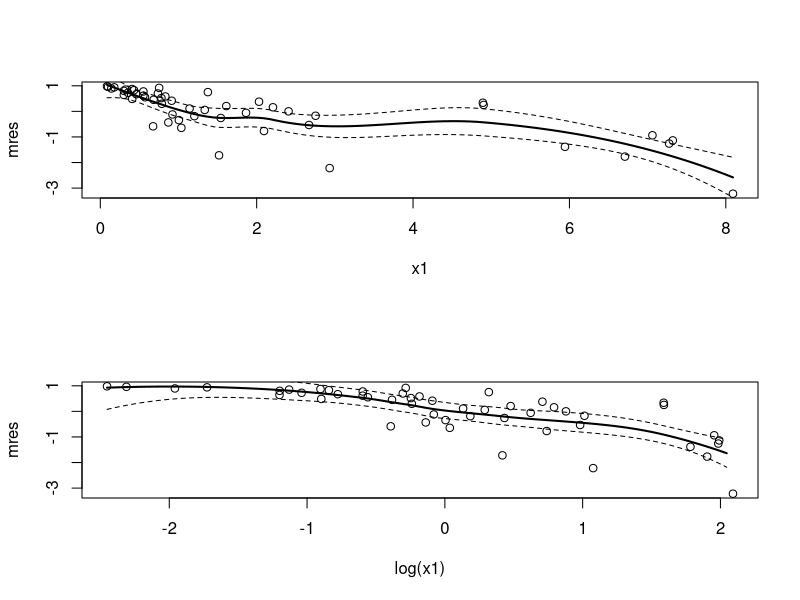
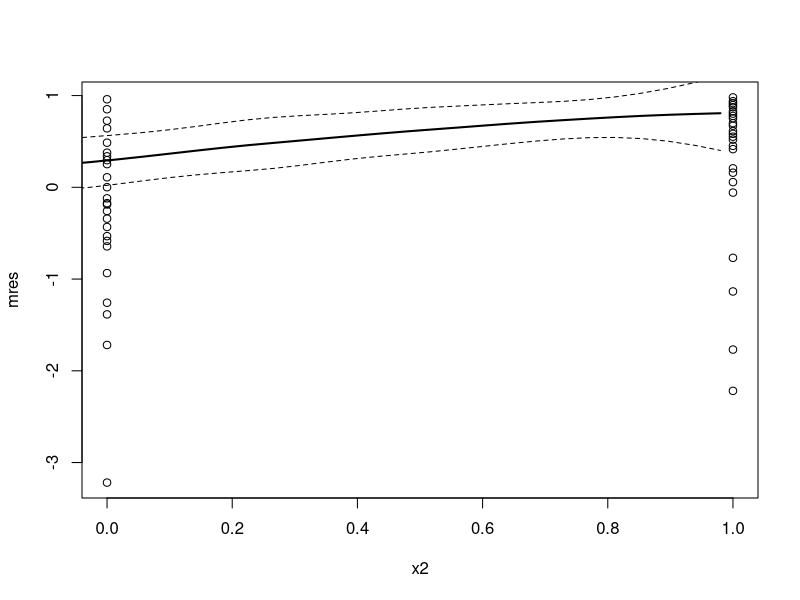
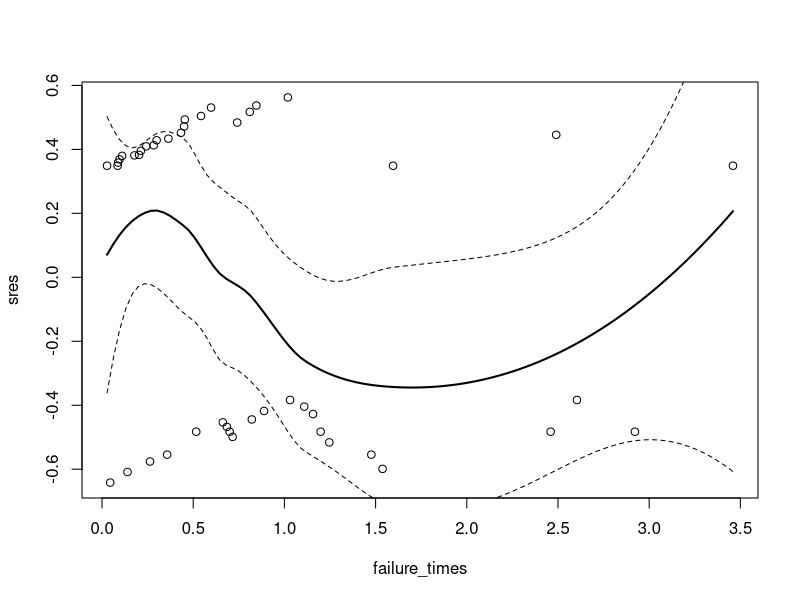
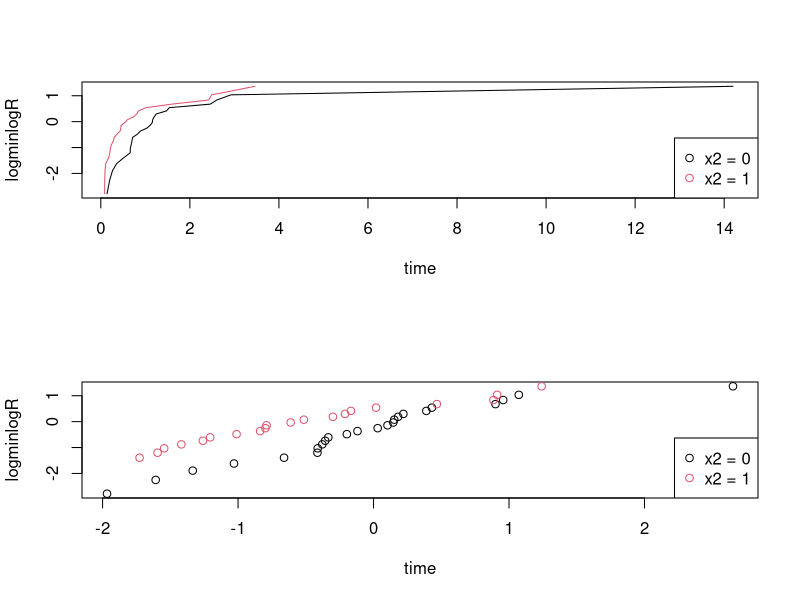
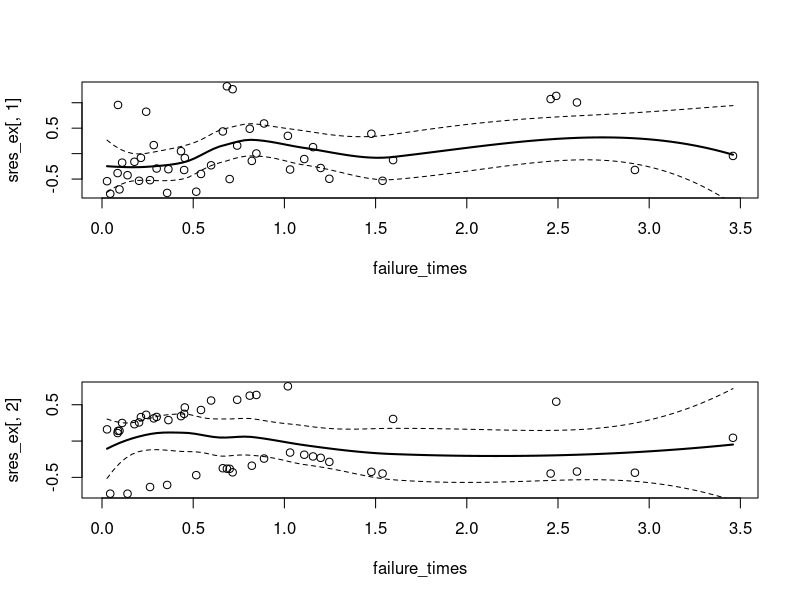

Generate these figures, in order, with R:
rm(list=ls())

## ---- preliminary
library(survival)
data <- read.table("data.dat")
attach(data)

smoothSEcurve <- function(yy, xx) {
  # use after a call to "plot"
  # fit a lowess curve and 95% confidence interval curve
  # make list of x values
  xx.list <- min(xx) + ((0:100)/100)*(max(xx) - min(xx))
  # Then fit loess function through the points (xx, yy)
  # at the listed values
  yy.xx <- predict(loess(yy ~ xx), se=T,
                   newdata=data.frame(xx=xx.list))
  lines(yy.xx$fit ~ xx.list, lwd=2)
  lines(yy.xx$fit -
          qt(0.975, yy.xx$df)*yy.xx$se.fit ~ xx.list, lty=2)
  lines(yy.xx$fit +
          qt(0.975, yy.xx$df)*yy.xx$se.fit ~ xx.list, lty=2)
}

## ---- 1
coxreg <- coxph(Surv(y, delta)~1)
mres <- residuals(coxreg, type="martingale")

par(mfrow=c(2,1))
plot(x1, mres)
smoothSEcurve(mres, x1)
plot(log(x1), mres)
smoothSEcurve(mres, log(x1))

par(mfrow=c(1,1))
plot(x2, mres)
smoothSEcurve(x2, mres)

## ---- 2
coxreg2 <- coxph(Surv(y,delta)~x2)
sres <- residuals(coxreg2,type="schoenfeld")
failure_times <- sort(y[delta==1])
failure_times <- failure_times[failure_times != 0]
plot(failure_times,sres)
smoothSEcurve(sres,failure_times)

Rhat_0 <- survfit(Surv(y) ~ x2, subset={x2==0})
n_0 = length(Rhat_0$surv)
Rhathat_0 <- (tail(Rhat_0$surv, n_0-1) + head(Rhat_0$surv, n_0-1)) / 2
time_0 <- tail(Rhat_0$time, n_0-1)
logminlogR_0 <- log(-log(Rhathat_0))

Rhat_1 <- survfit(Surv(y) ~ x2, subset={x2==1})
n_1 = length(Rhat_1$surv)
Rhathat_1 <- (tail(Rhat_1$surv, n_1-1) + head(Rhat_1$surv, n_1-1)) / 2
time_1 <- tail(Rhat_1$time, n_1-1)
logminlogR_1 <- log(-log(Rhathat_1))

par(mfrow=c(2,1))
plot(time_0, logminlogR_0, type="l",
     xlab="time",
     ylab="logminlogR")
lines(time_1, logminlogR_1, col=2)
legend("bottomright", legend=c("x2 = 0", "x2 = 1"), col=c(1, 2), pch=1)

plot(log(time_0), logminlogR_0, 
     xlab="time",
     ylab="logminlogR")
points(log(time_1), logminlogR_1, col=2)
legend("bottomright", legend=c("x2 = 0", "x2 = 1"), col=c(1, 2), pch=1)

## ---- 3
new_data <- data
new_data$x1 = log(new_data$x1)
coxreg_ex <- coxph(Surv(y, delta)~x1 + x2, data=new_data)
summary(coxreg_ex)

## ---- 4
sres_ex <- residuals(coxreg_ex,type="schoenfeld")
plot(failure_times,sres_ex[,1])
smoothSEcurve(sres_ex[,1], failure_times)
plot(failure_times,sres_ex[,2])
smoothSEcurve(sres_ex[,2],failure_times)

cox.zph(coxreg_ex)

## ---- 5

## ---- 6

## ---- 7

## ---- 8

## ---- 9
